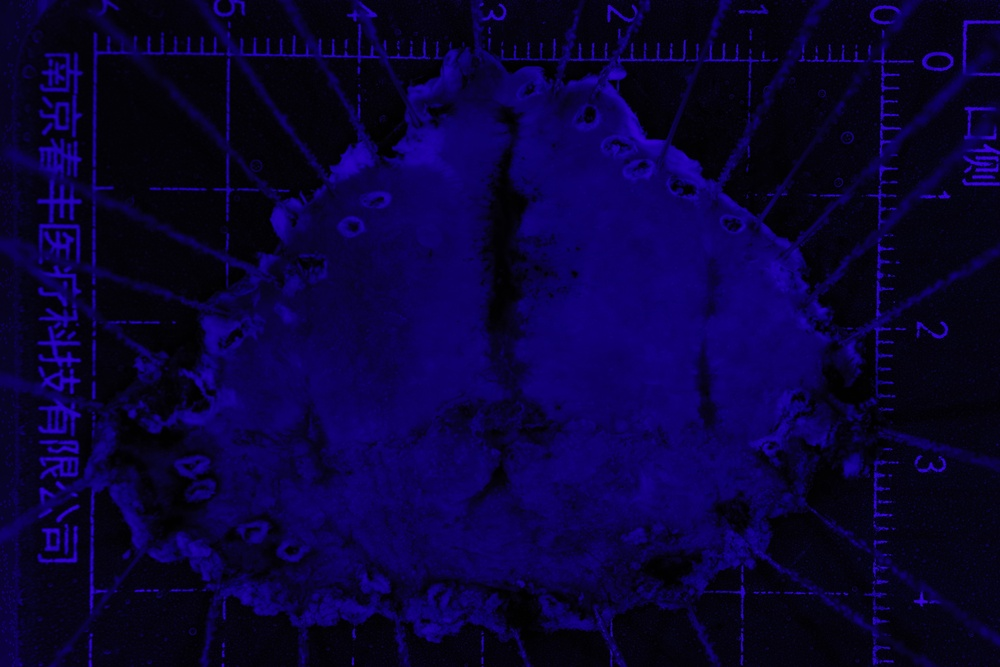
#> input picture pressureTest/testImg/1-415nm.jpg, 1000 x 667 px, shrunk from 7360 x 4912 before the run
$ python -i NBIGenerator.py   (imports and definitions only)
#> lines starting #> are read from the running program, lines starting #| are printed output that depends on the picture
#> further down, picture is the input picture: shape (667, 1000, 3); mean B, G, R 55.7, 1.9, 9.7
import math
import random
import numpy as np
import cv2
from PIL import Image


# get NBI Image
# [130 lines left out: functions getNBIImage_easy, getNBIImage_full, updateImageWithHSV, getGrayImage, not called in this run]


# 线性调整亮度
def updateBrightness(image, adjust):
    image = np.uint8(np.clip((1.1 * image + adjust), 0, 255))
    return image


# 计算图片亮度,只针对单通道灰度图
def getBrightness(image):
    return cv2.mean(image)[0]


# 计算色阶分位点，⽬的是去掉的直⽅图两头的异常情况
# [34 lines left out: functions compute, aug, autoCutImage, not called in this run]


# PIL to cv2
def pillow2cv2(image):
    return cv2.cvtColor(np.asarray(image), cv2.COLOR_RGB2BGR)


# cv2 to PIL
def cv22pillow(image):
    return Image.fromarray(cv2.cvtColor(image, cv2.COLOR_BGR2RGB))


# for test
def showChannel(image):
    zeros = np.zeros(image.shape[:2], dtype="uint8")
    B, G, R = cv2.split(image)
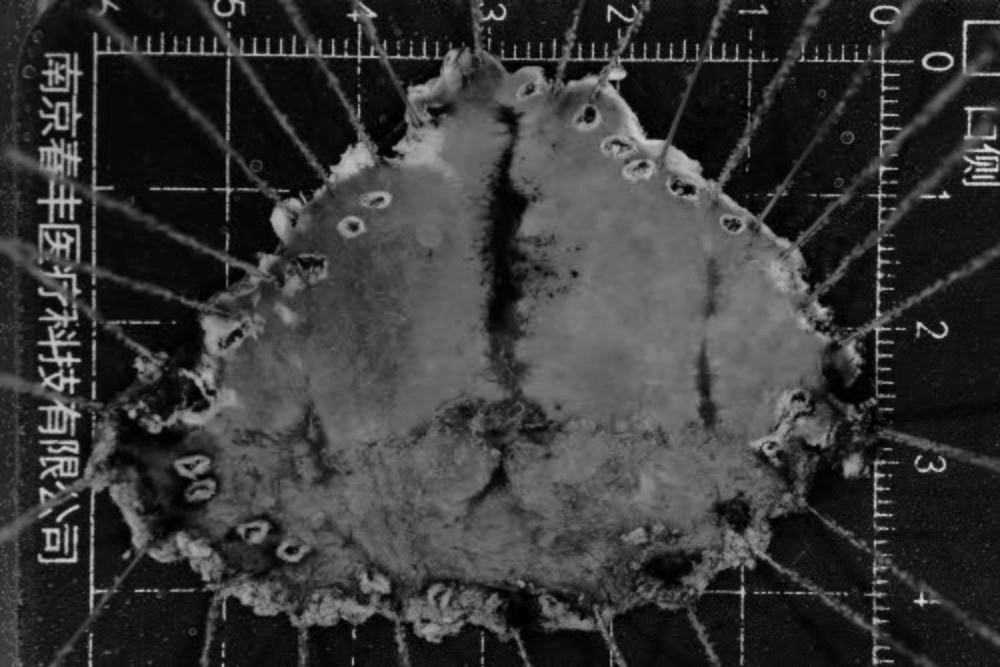
#> B: shape (667, 1000); min 0, max 221, mean 55.7
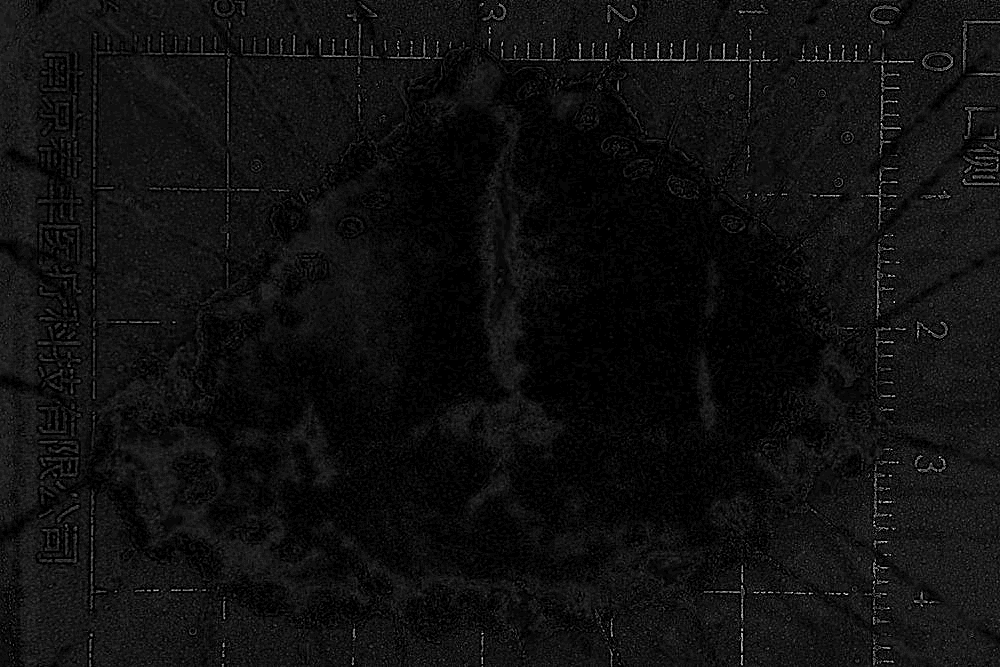
#> G: shape (667, 1000); min 0, max 31, mean 1.9; drawn with min black and max white
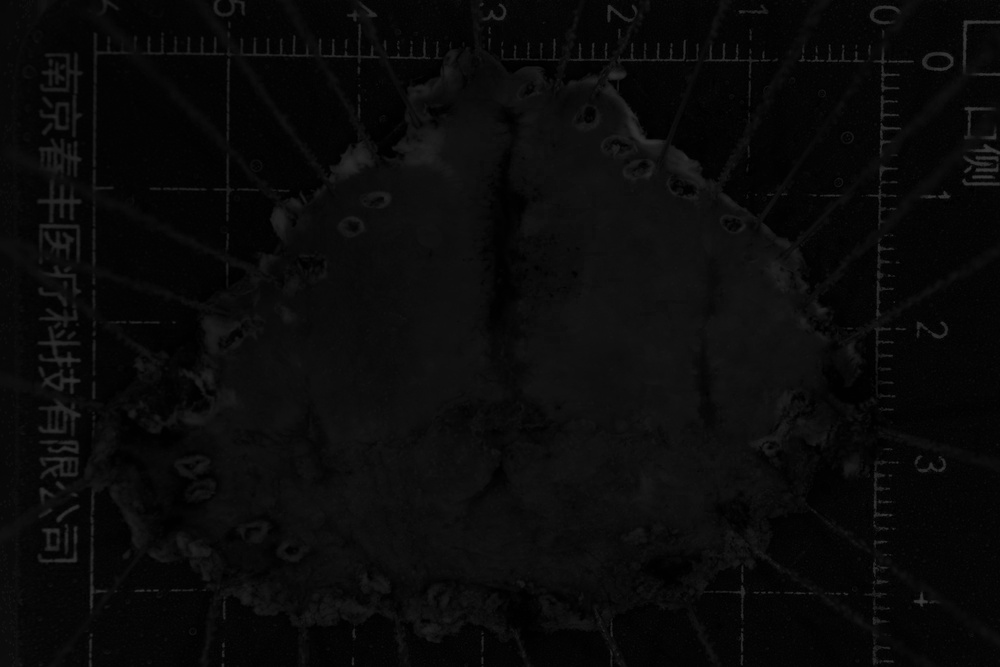
#> R: shape (667, 1000); min 0, max 62, mean 9.7
    cv2.imshow("DISPLAY BLUE COMPONENT", cv2.merge([B, zeros, zeros]))  # 显示(B,0,0)图像
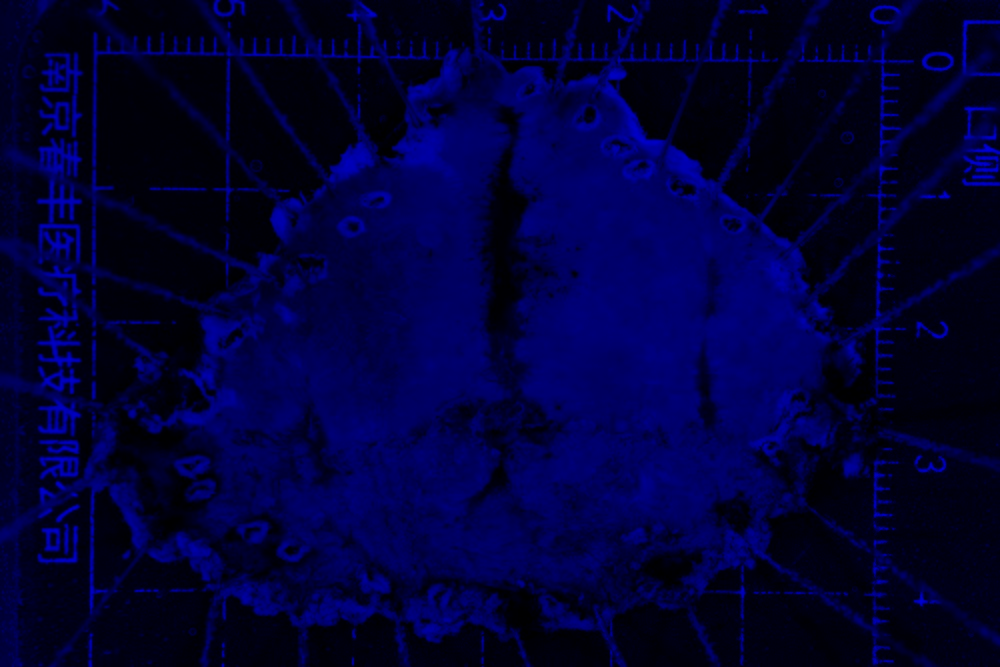
#> window 'DISPLAY BLUE COMPONENT': shape (667, 1000, 3); mean B, G, R 55.7, 0, 0
    cv2.imshow("DISPLAY GREEN COMPONENT", cv2.merge([zeros, G, zeros]))  # 显示(0,G,0)图像
    cv2.imshow("DISPLAY RED COMPONENT", cv2.merge([zeros, zeros, R]))
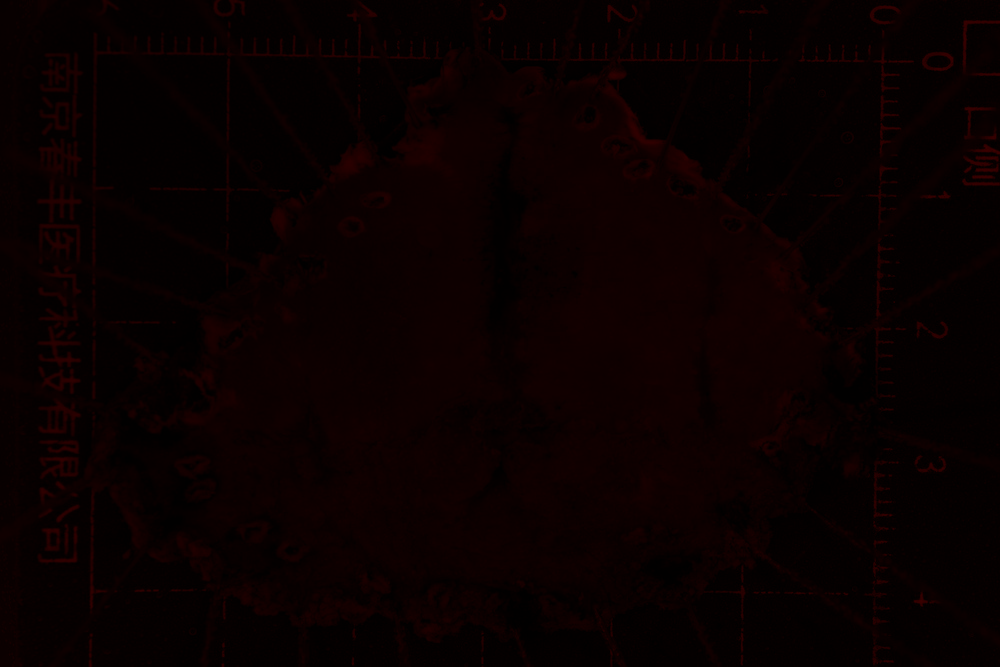
#> window 'DISPLAY RED COMPONENT': shape (667, 1000, 3); mean B, G, R 0, 0, 9.7
    cv2.waitKey()


# [9 lines left out: function getRandom, not called in this run]


"""function test"""
# [9 lines of commented-out code are left out]

>>> import cv2
>>> picture = cv2.imread('../../../pressureTest/testImg/1-415nm.jpg')
>>> result = showChannel(picture)
